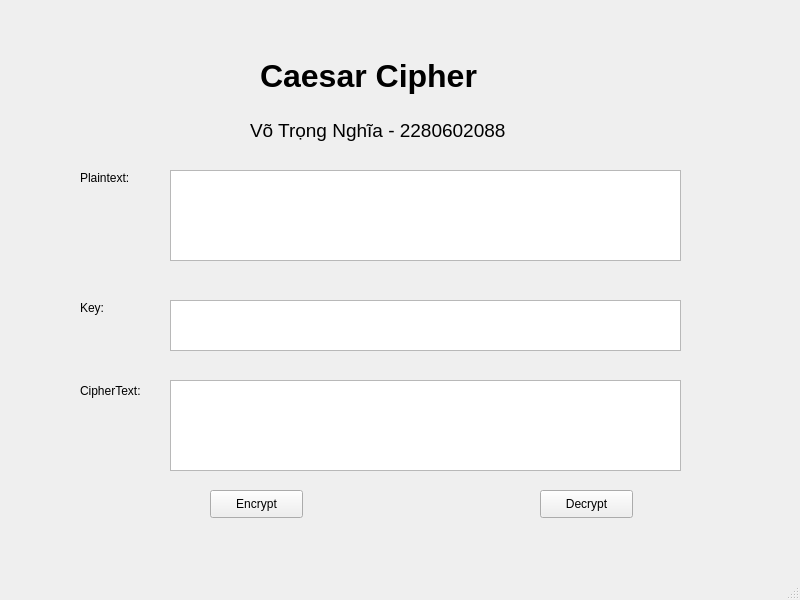
<?xml version="1.0" encoding="UTF-8"?>
<ui version="4.0">
 <class>MainWindow</class>
 <widget class="QMainWindow" name="MainWindow">
  <property name="geometry">
   <rect>
    <x>0</x>
    <y>0</y>
    <width>800</width>
    <height>600</height>
   </rect>
  </property>
  <property name="windowTitle">
   <string>MainWindow</string>
  </property>
  <widget class="QWidget" name="centralwidget">
   <widget class="QLabel" name="label">
    <property name="geometry">
     <rect>
      <x>260</x>
      <y>40</y>
      <width>281</width>
      <height>71</height>
     </rect>
    </property>
    <property name="font">
     <font>
      <pointsize>24</pointsize>
      <weight>75</weight>
      <bold>true</bold>
     </font>
    </property>
    <property name="layoutDirection">
     <enum>Qt::LeftToRight</enum>
    </property>
    <property name="styleSheet">
     <string notr="true">text-align: center;</string>
    </property>
    <property name="text">
     <string>Caesar Cipher</string>
    </property>
   </widget>
   <widget class="QLabel" name="label_2">
    <property name="geometry">
     <rect>
      <x>250</x>
      <y>110</y>
      <width>431</width>
      <height>41</height>
     </rect>
    </property>
    <property name="font">
     <font>
      <pointsize>14</pointsize>
     </font>
    </property>
    <property name="text">
     <string>Võ Trọng Nghĩa - 2280602088</string>
    </property>
   </widget>
   <widget class="QLabel" name="label_3">
    <property name="geometry">
     <rect>
      <x>80</x>
      <y>170</y>
      <width>55</width>
      <height>16</height>
     </rect>
    </property>
    <property name="text">
     <string>Plaintext:</string>
    </property>
   </widget>
   <widget class="QLabel" name="label_4">
    <property name="geometry">
     <rect>
      <x>80</x>
      <y>300</y>
      <width>55</width>
      <height>16</height>
     </rect>
    </property>
    <property name="text">
     <string>Key:</string>
    </property>
   </widget>
   <widget class="QLabel" name="label_5">
    <property name="geometry">
     <rect>
      <x>80</x>
      <y>380</y>
      <width>81</width>
      <height>21</height>
     </rect>
    </property>
    <property name="text">
     <string>CipherText:</string>
    </property>
   </widget>
   <widget class="QTextEdit" name="txtPlainText">
    <property name="geometry">
     <rect>
      <x>170</x>
      <y>170</y>
      <width>511</width>
      <height>91</height>
     </rect>
    </property>
   </widget>
   <widget class="QTextEdit" name="txtKey">
    <property name="geometry">
     <rect>
      <x>170</x>
      <y>300</y>
      <width>511</width>
      <height>51</height>
     </rect>
    </property>
   </widget>
   <widget class="QTextEdit" name="txtCipherText">
    <property name="geometry">
     <rect>
      <x>170</x>
      <y>380</y>
      <width>511</width>
      <height>91</height>
     </rect>
    </property>
   </widget>
   <widget class="QPushButton" name="btnEncrypt">
    <property name="geometry">
     <rect>
      <x>210</x>
      <y>490</y>
      <width>93</width>
      <height>28</height>
     </rect>
    </property>
    <property name="text">
     <string>Encrypt</string>
    </property>
   </widget>
   <widget class="QPushButton" name="btnDecrypt">
    <property name="geometry">
     <rect>
      <x>540</x>
      <y>490</y>
      <width>93</width>
      <height>28</height>
     </rect>
    </property>
    <property name="text">
     <string>Decrypt</string>
    </property>
   </widget>
  </widget>
  <widget class="QMenuBar" name="menubar">
   <property name="geometry">
    <rect>
     <x>0</x>
     <y>0</y>
     <width>800</width>
     <height>26</height>
    </rect>
   </property>
  </widget>
  <widget class="QStatusBar" name="statusbar"/>
 </widget>
 <resources/>
 <connections/>
</ui>
